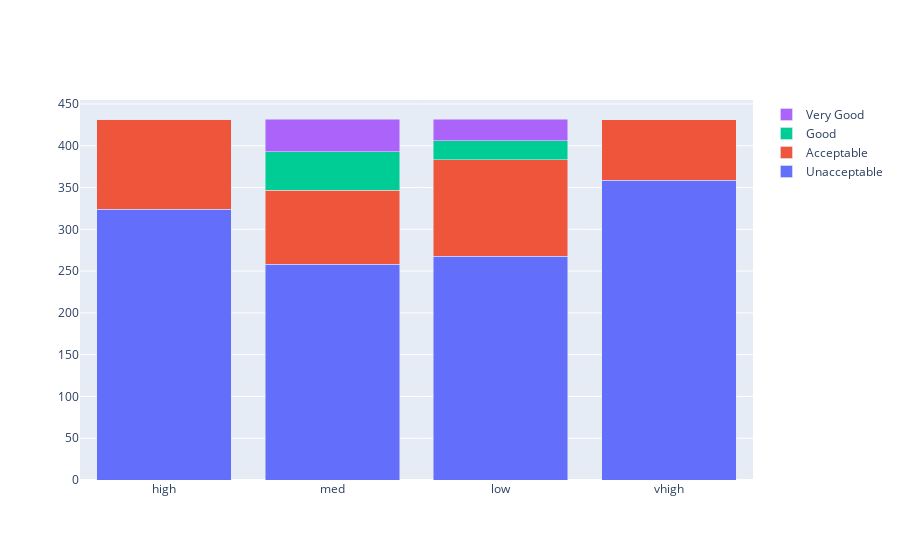

Source (notebook cell):
### Markdown cell above
**Gráfico "Preço de venda vs avaliação"**

### Code cell
configure_plotly_browser_state()
data = [
    go.Bar(
        x=a[0].index, # assign x as the dataframe column 'x'
        y=buy['unacc'],
        name='Unacceptable'
    ),
    go.Bar(
        x=a[0].index,
        y=buy['acc'],
        name='Acceptable'
    ),
    go.Bar(
        x=a[0].index,
        y=buy['good'],
        name='Good'
    ),
    go.Bar(
        x=a[0].index,
        y=buy['vgood'],
        name='Very Good'
    )

]

layout = go.Layout(
    barmode='stack',
    #title='Preço de venda vs avaliação'
)

fig = go.Figure(data=data, layout=layout)
print("\n\n\t\t\t\tPreço de venda vs avaliação")
py.iplot(fig, filename='distri')

### Figure 1 — Plotly figure (JSON) as saved in the notebook; plotly's stock layout.template omitted (floating-point values rounded to 4 significant figures)
{"data": [{"y": [324, 258, 268, 359], "x": ["high", "med", "low", "vhigh"], "type": "bar", "name": "Unacceptable"}, {"y": [108, 89, 115, 72], "x": ["high", "med", "low", "vhigh"], "type": "bar", "name": "Acceptable"}, {"y": [0, 46, 23, 0], "x": ["high", "med", "low", "vhigh"], "type": "bar", "name": "Good"}, {"y": [0, 39, 26, 0], "x": ["high", "med", "low", "vhigh"], "type": "bar", "name": "Very Good"}], "layout": {"barmode": "stack"}}
